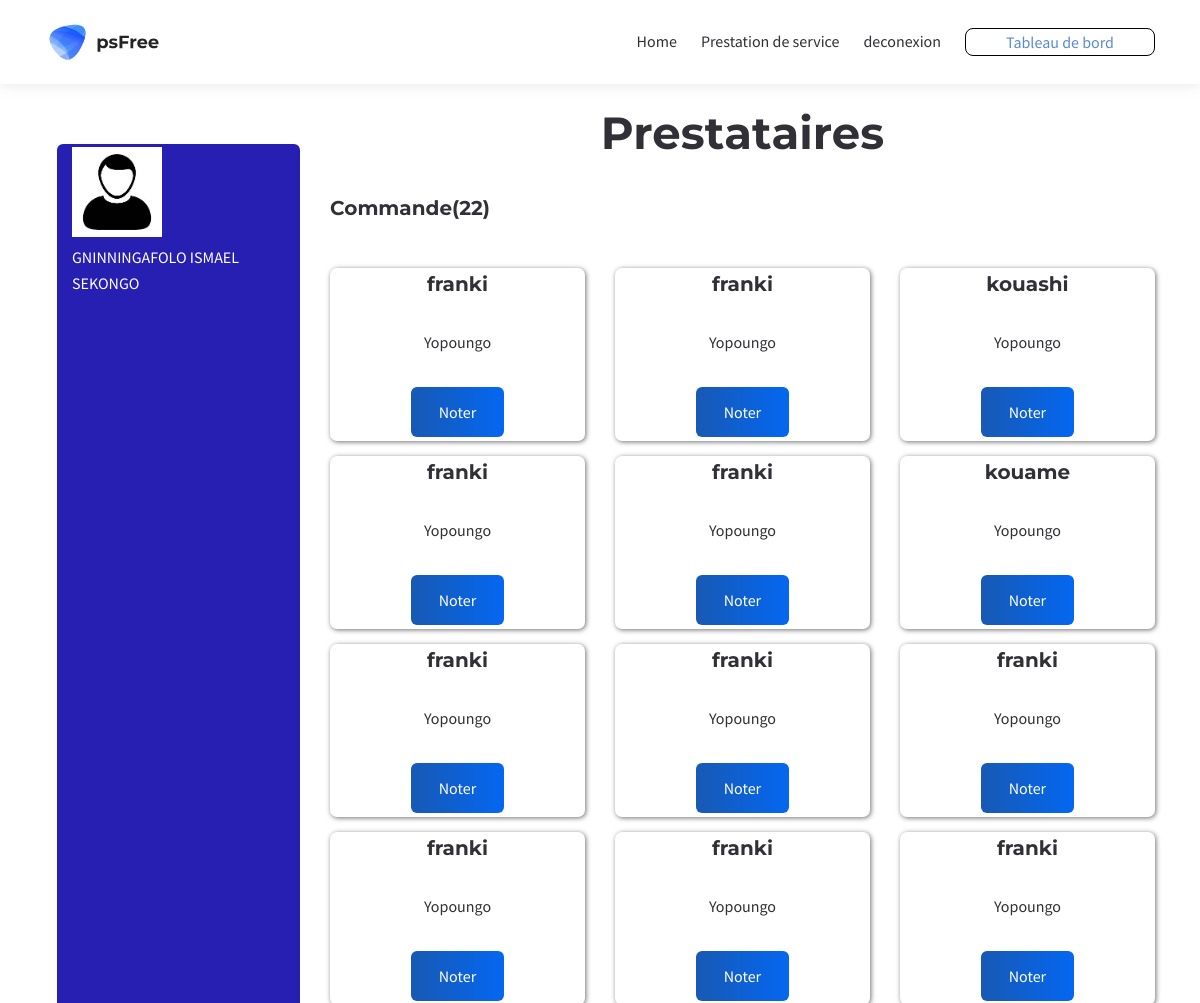
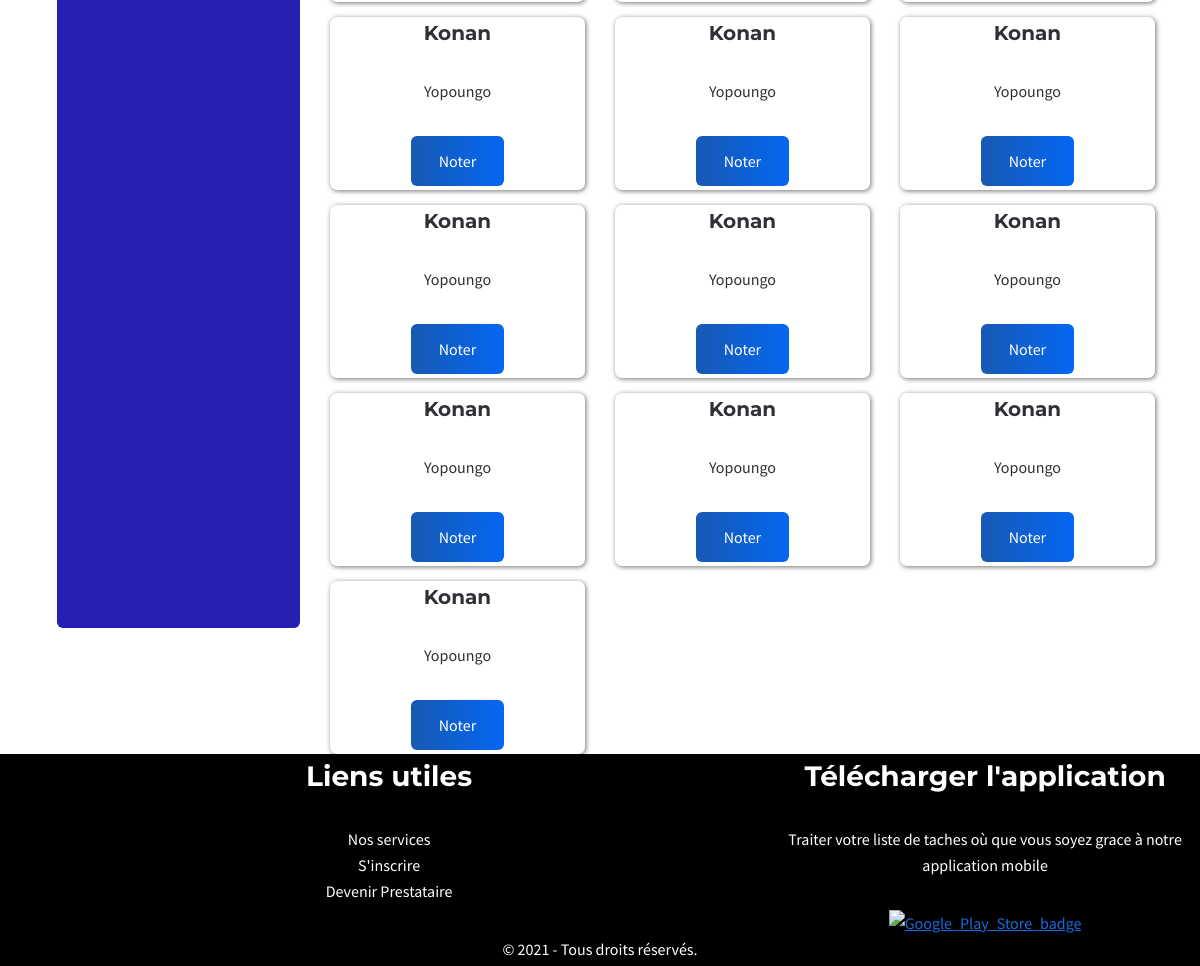
The app's page /taskivoire/Dashbord_client (signed in) with its own data (2 pictures, top to bottom).
### mainoeuvre/models.py (models this page shows, shortened)
class Client(models.Model):
    user = models.OneToOneField(CustomUser, on_delete=models.CASCADE)
    ville = models.ForeignKey(Ville, on_delete=models.CASCADE, default=1)
    quartier = models.ForeignKey(Quartier, on_delete=models.CASCADE, default=1)

class CustomUser(AbstractUser):
    is_prestataire = models.BooleanField(default=False)
    is_commandeur = models.BooleanField(default=False)
    numero = models.CharField(max_length=15)

class Commande(models.Model):
    client = models.ForeignKey(Client, on_delete=models.CASCADE)
    prestataire = models.ForeignKey(Prestataire, on_delete=models.CASCADE)
    date_commande = models.DateTimeField(auto_now_add=True)
    note = models.IntegerField(blank=True, null=True)
    est_disponible = models.BooleanField(default=True)

class Prestataire(models.Model):
    user = models.OneToOneField(CustomUser, on_delete=models.CASCADE)
    services = models.ForeignKey(Service, on_delete= models.CASCADE, default = None)
    ville = models.ForeignKey(Ville, on_delete=models.CASCADE, default=1)
    quartier = models.ForeignKey(Quartier, on_delete=models.CASCADE, default=1)
    prix = models.IntegerField()
    photo = models.ImageField(upload_to='photo')
    est_disponible = models.BooleanField(default=True)

class Quartier(models.Model):
    nom = models.CharField(max_length=30)
    def __str__(self):
        return self.nom

### mainoeuvre/views.py (the view)
# urls.py: path('Dashbord_client', views.client_dashboard, name='dash_client'),
@login_required(login_url='login')
def client_dashboard(request):
    client = request.user.client  # Obtenez l'instance Prestataire associée à l'utilisateur connecté
    commandes = Commande.objects.filter(client=request.user.client)
    return render(request, 'gestion/client_dashboard.html', {'client': client, 'commandes':commandes})

### mainoeuvre/templates/gestion/client_dashboard.html (shortened to what this page needs)
{% load static %}
<!DOCTYPE html>
<html lang="en">
<head>
    <link rel="stylesheet" href="{% static 'css/prestataire.css' %}">
    <link rel="stylesheet" href="{% static '/css/bootstrap-grid.css' %}">
    <link rel="stylesheet" href="{% static '/css/style.css' %}">
</head>
<body>
<main class="main">
	<div class="main-inner">
            <header class="header header-minimal">
                <nav class="header-fixed">
                    <div class="container">
                        <div class="row flex-nowrap align-items-center justify-content-between">
                            <div class="col-auto header-fixed-col logo-wrapper">
                                <a href="index.html" class="logo" title="PathSoft">
                                    <img src="{% static '/img/logo.svg' %}" width="115" height="36" alt="PathSoft">
                                </a>
                            </div>
                            <div class="col-auto col-xl col-static header-fixed-col d-none d-xl-block">
                                <div class="row flex-nowrap align-items-center justify-content-end">
                                    <div class="col header-fixed-col d-none d-xl-block col-static">
            <nav class="main-mnu">
                {% if user.is_authenticated and user.is_prestataire %}
                <ul class="main-mnu-list">
                    <li>
                        <a href="index.html" data-title="Home">
                            <span>Home</span>
                        </a>
                    </li>
                    <!-- <li>
                        <a href="services.html" data-title="Prestation de service">
                            <span>Prestation de service</span>
                        </a>
                    </li> -->
                    <li>
                        <a href="{% url 'deco' %}" data-title="deconexion">
                            <span>deconexion</span>
                        </a>
                    </li>
                    <li>
                        <a class="buttons" style="color: #5B8AD1;" href="{% url 'prestForm' %}">Tableau de bord</a>
                    </li>
                </ul>
                {% elif user.is_authenticated and user.is_commandeur %}
                <ul class="main-mnu-list">
                    <li>
                        <a href="index.html" data-title="Home">
                            <span>Home</span>
                        </a>
                    </li>
                    <li>
                        <a href="services.html" data-title="Prestation de service">
                            <span>Prestation de service</span>
                        </a>
                    </li>
                    <li>
                        <a href="{% url 'deco' %}" data-title="deconexion">
                            <span>deconexion</span>
                        </a>
                    </li>
                    <li>
                        <a class="buttons" style="color: #5B8AD1;" href="{% url 'prestForm' %}">Tableau de bord</a>
                    </li>
                </ul>
                {% endif %}
            </nav>
                                    </div>
                                </div>
                            </div>
                        </div>
                    </div>
                </nav>
            </header>
            <div class="container" style=" margin-top: 20px;">
                <div class="row">
                    <div class="col-md-3">
                        <div class="bloc_info" style="margin-top: 40px; height: 90%;">
                            <img width="90px" class="card-img-top"src="{% static 'img/WhatsApp Image 2024-01-08 à 21.47.45_b11cf277.jpg' %}"alt="Photo prestataire">
                            <p>{{ client.user.last_name }} {{ client.user.first_name }}</p>
                        </div>
                    </div>
                    <div class="col-md-9">
                        <div class="Prestataires">
                            <h2 class="text-center">Prestataires </h2>
                            <h5>Commande({{commandes|length}})</h5>
                            <div class="row">
                                {% for commande in commandes %}
                                <div class="col-md-4 mb-4">
                                    <div class="card">
                                        <div class="card-body">
                                            <h5 class="card-title">{{ commande.prestataire.user.first_name }}</h5>
                                            <p class="card-text">{{ commande.prestataire.quartier }}</p>
                                                <a href="{% url 'note' commande.id %}"><button class="btn btn-danger " type="submit">Noter</button></a>
                                        </div>
                                    </div>
                                </div>
                                {% endfor %}
                            </div>
                        </div>
                    </div>
                </div>
            </div>
   </div>
        <footer>
            <div class="Bloc_conteneur">
                <div class="bloc_link">
                    <h3>Liens utiles</h3>
                    <p>Nos services <br>S'inscrire <br>Devenir Prestataire</p>
                </div>
                <div class="bloc_download">
                    <h3>Télécharger l'application</h3>
                    <p>Traiter votre liste de taches où que vous soyez grace à notre application mobile</p>
                    <a href="#"><img class="apps_btn" src="{% static 'img/Google_Play_Store_badge_EN.svg.png' %}" alt="Google_Play_Store_badge"></a>
                </div>
            </div>
            © 2021 - Tous droits réservés.
        </footer>
</body>
</html>

### mainoeuvre/static/css/prestataire.css (style rules this page uses)
body { font-size: 17px; display: flex; align-items: center; justify-content: center; }
.Prestataires h2 { text-align: center; font-size: 45px; }
.apps_btn { height: 35px; width: 115px; }
.bloc_info { margin-left: 12px; margin-top: 15px; padding: 3px 15px; font-size: 16px; border-radius: 6px; background: rgba(8, 0, 168, 0.877); color: white; }
footer { border: 1px solid black; padding: 3px; color: white; background: #000; text-align: center; }
footer .Bloc_conteneur { padding-top: 0px; display: flex; justify-content: space-evenly; }
.Bloc_conteneur .bloc_link { width: 80%; }
h3 { font-size: 25px; }
.card { display: flex; flex-direction: column; align-items: center; margin-top: 15px; padding: 3.5px 35px; border-radius: 7px; box-shadow: 1px 1px 5px rgba(0, 0, 0, 0.559); }
.card-body { display: flex; flex-direction: column; align-items: center; }

### records on screen
Client: user.last_name "GNINNINGAFOLO ISMAEL", user.first_name "SEKONGO"
Commande: prestataire.user.first_name "franki", prestataire.quartier "Yopoungo"
Commande: prestataire.user.first_name "franki", prestataire.quartier "Yopoungo"
Commande: prestataire.user.first_name "kouashi", prestataire.quartier "Yopoungo"
Commande: prestataire.user.first_name "franki", prestataire.quartier "Yopoungo"
Commande: prestataire.user.first_name "franki", prestataire.quartier "Yopoungo"
Commande: prestataire.user.first_name "kouame", prestataire.quartier "Yopoungo"
Commande: prestataire.user.first_name "franki", prestataire.quartier "Yopoungo"
Commande: prestataire.user.first_name "franki", prestataire.quartier "Yopoungo"
Commande: prestataire.user.first_name "franki", prestataire.quartier "Yopoungo"
Commande: prestataire.user.first_name "franki", prestataire.quartier "Yopoungo"
Commande: prestataire.user.first_name "franki", prestataire.quartier "Yopoungo"
Commande: prestataire.user.first_name "franki", prestataire.quartier "Yopoungo"
Commande: prestataire.user.first_name "Konan", prestataire.quartier "Yopoungo"
Commande: prestataire.user.first_name "Konan", prestataire.quartier "Yopoungo"
Commande: prestataire.user.first_name "Konan", prestataire.quartier "Yopoungo"
Commande: prestataire.user.first_name "Konan", prestataire.quartier "Yopoungo"
Commande: prestataire.user.first_name "Konan", prestataire.quartier "Yopoungo"
Commande: prestataire.user.first_name "Konan", prestataire.quartier "Yopoungo"
Commande: prestataire.user.first_name "Konan", prestataire.quartier "Yopoungo"
Commande: prestataire.user.first_name "Konan", prestataire.quartier "Yopoungo"
Commande: prestataire.user.first_name "Konan", prestataire.quartier "Yopoungo"
Commande: prestataire.user.first_name "Konan", prestataire.quartier "Yopoungo"

### other values on screen
{{ commandes|length }} "22"
